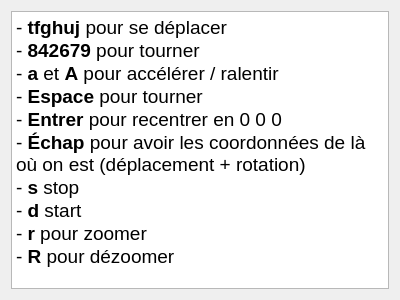
<?xml version="1.0" encoding="UTF-8"?>
<ui version="4.0">
 <class>AideButton</class>
 <widget class="QDialog" name="AideButton">
  <property name="geometry">
   <rect>
    <x>0</x>
    <y>0</y>
    <width>400</width>
    <height>300</height>
   </rect>
  </property>
  <property name="windowTitle">
   <string>Dialog</string>
  </property>
  <layout class="QVBoxLayout" name="verticalLayout">
   <item>
    <widget class="QTextBrowser" name="textBrowser">
     <property name="html">
      <string>&lt;!DOCTYPE HTML PUBLIC &quot;-//W3C//DTD HTML 4.0//EN&quot; &quot;http://www.w3.org/TR/REC-html40/strict.dtd&quot;&gt;
&lt;html&gt;&lt;head&gt;&lt;meta name=&quot;qrichtext&quot; content=&quot;1&quot; /&gt;&lt;style type=&quot;text/css&quot;&gt;
p, li { white-space: pre-wrap; }
&lt;/style&gt;&lt;/head&gt;&lt;body style=&quot; font-family:'MS Shell Dlg 2'; font-size:8.25pt; font-weight:400; font-style:normal;&quot;&gt;
&lt;p style=&quot; margin-top:0px; margin-bottom:0px; margin-left:0px; margin-right:0px; -qt-block-indent:0; text-indent:0px;&quot;&gt;&lt;span style=&quot; font-size:14pt;&quot;&gt;- &lt;/span&gt;&lt;span style=&quot; font-size:14pt; font-weight:600;&quot;&gt;tfghuj&lt;/span&gt;&lt;span style=&quot; font-size:14pt;&quot;&gt; pour se déplacer&lt;/span&gt;&lt;/p&gt;
&lt;p style=&quot; margin-top:0px; margin-bottom:0px; margin-left:0px; margin-right:0px; -qt-block-indent:0; text-indent:0px;&quot;&gt;&lt;span style=&quot; font-size:14pt;&quot;&gt;- &lt;/span&gt;&lt;span style=&quot; font-size:14pt; font-weight:600;&quot;&gt;842679&lt;/span&gt;&lt;span style=&quot; font-size:14pt;&quot;&gt; pour tourner&lt;/span&gt;&lt;/p&gt;
&lt;p style=&quot; margin-top:0px; margin-bottom:0px; margin-left:0px; margin-right:0px; -qt-block-indent:0; text-indent:0px;&quot;&gt;&lt;span style=&quot; font-size:14pt;&quot;&gt;- &lt;/span&gt;&lt;span style=&quot; font-size:14pt; font-weight:600;&quot;&gt;a&lt;/span&gt;&lt;span style=&quot; font-size:14pt;&quot;&gt; et &lt;/span&gt;&lt;span style=&quot; font-size:14pt; font-weight:600;&quot;&gt;A&lt;/span&gt;&lt;span style=&quot; font-size:14pt;&quot;&gt; pour accélérer / ralentir &lt;/span&gt;&lt;/p&gt;
&lt;p style=&quot; margin-top:0px; margin-bottom:0px; margin-left:0px; margin-right:0px; -qt-block-indent:0; text-indent:0px;&quot;&gt;&lt;span style=&quot; font-size:14pt;&quot;&gt;- &lt;/span&gt;&lt;span style=&quot; font-size:14pt; font-weight:600;&quot;&gt;Espace&lt;/span&gt;&lt;span style=&quot; font-size:14pt;&quot;&gt; pour tourner&lt;/span&gt;&lt;/p&gt;
&lt;p style=&quot; margin-top:0px; margin-bottom:0px; margin-left:0px; margin-right:0px; -qt-block-indent:0; text-indent:0px;&quot;&gt;&lt;span style=&quot; font-size:14pt;&quot;&gt;- &lt;/span&gt;&lt;span style=&quot; font-size:14pt; font-weight:600;&quot;&gt;Entrer&lt;/span&gt;&lt;span style=&quot; font-size:14pt;&quot;&gt; pour recentrer en 0 0 0&lt;/span&gt;&lt;/p&gt;
&lt;p style=&quot; margin-top:0px; margin-bottom:0px; margin-left:0px; margin-right:0px; -qt-block-indent:0; text-indent:0px;&quot;&gt;&lt;span style=&quot; font-size:14pt;&quot;&gt;- &lt;/span&gt;&lt;span style=&quot; font-size:14pt; font-weight:600;&quot;&gt;Échap&lt;/span&gt;&lt;span style=&quot; font-size:14pt;&quot;&gt; pour avoir les coordonnées de là où on est (déplacement + rotation)&lt;/span&gt;&lt;/p&gt;
&lt;p style=&quot; margin-top:0px; margin-bottom:0px; margin-left:0px; margin-right:0px; -qt-block-indent:0; text-indent:0px;&quot;&gt;&lt;span style=&quot; font-size:14pt;&quot;&gt;- &lt;/span&gt;&lt;span style=&quot; font-size:14pt; font-weight:600;&quot;&gt;s&lt;/span&gt;&lt;span style=&quot; font-size:14pt;&quot;&gt; stop&lt;/span&gt;&lt;/p&gt;
&lt;p style=&quot; margin-top:0px; margin-bottom:0px; margin-left:0px; margin-right:0px; -qt-block-indent:0; text-indent:0px;&quot;&gt;&lt;span style=&quot; font-size:14pt;&quot;&gt;- &lt;/span&gt;&lt;span style=&quot; font-size:14pt; font-weight:600;&quot;&gt;d&lt;/span&gt;&lt;span style=&quot; font-size:14pt;&quot;&gt; start&lt;/span&gt;&lt;/p&gt;
&lt;p style=&quot; margin-top:0px; margin-bottom:0px; margin-left:0px; margin-right:0px; -qt-block-indent:0; text-indent:0px;&quot;&gt;&lt;span style=&quot; font-size:14pt;&quot;&gt;- &lt;/span&gt;&lt;span style=&quot; font-size:14pt; font-weight:600;&quot;&gt;r&lt;/span&gt;&lt;span style=&quot; font-size:14pt;&quot;&gt; pour zoomer&lt;/span&gt;&lt;/p&gt;
&lt;p style=&quot; margin-top:0px; margin-bottom:0px; margin-left:0px; margin-right:0px; -qt-block-indent:0; text-indent:0px;&quot;&gt;&lt;span style=&quot; font-size:14pt;&quot;&gt;- &lt;/span&gt;&lt;span style=&quot; font-size:14pt; font-weight:600;&quot;&gt;R&lt;/span&gt;&lt;span style=&quot; font-size:14pt;&quot;&gt; pour dézoomer&lt;/span&gt;&lt;/p&gt;&lt;/body&gt;&lt;/html&gt;</string>
     </property>
    </widget>
   </item>
  </layout>
 </widget>
 <resources/>
 <connections/>
</ui>
